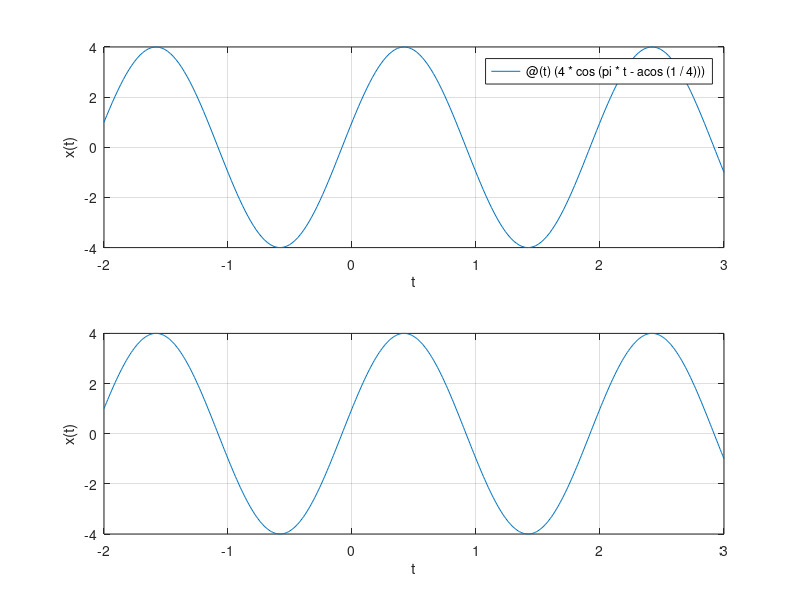

The MATLAB source for this figure:
x=@(t)(4*cos(pi*t-acos(1/4)));
subplot(2,1,1),fplot(x, [-2,3]);
grid;
xlabel('t'),ylabel('x(t)');

t=-2:0.01:3;
x=4*cos(pi*t-acos(1/4));
subplot(2,1,2),plot(t,x);
grid;
xlabel('t'),ylabel('x(t)');
